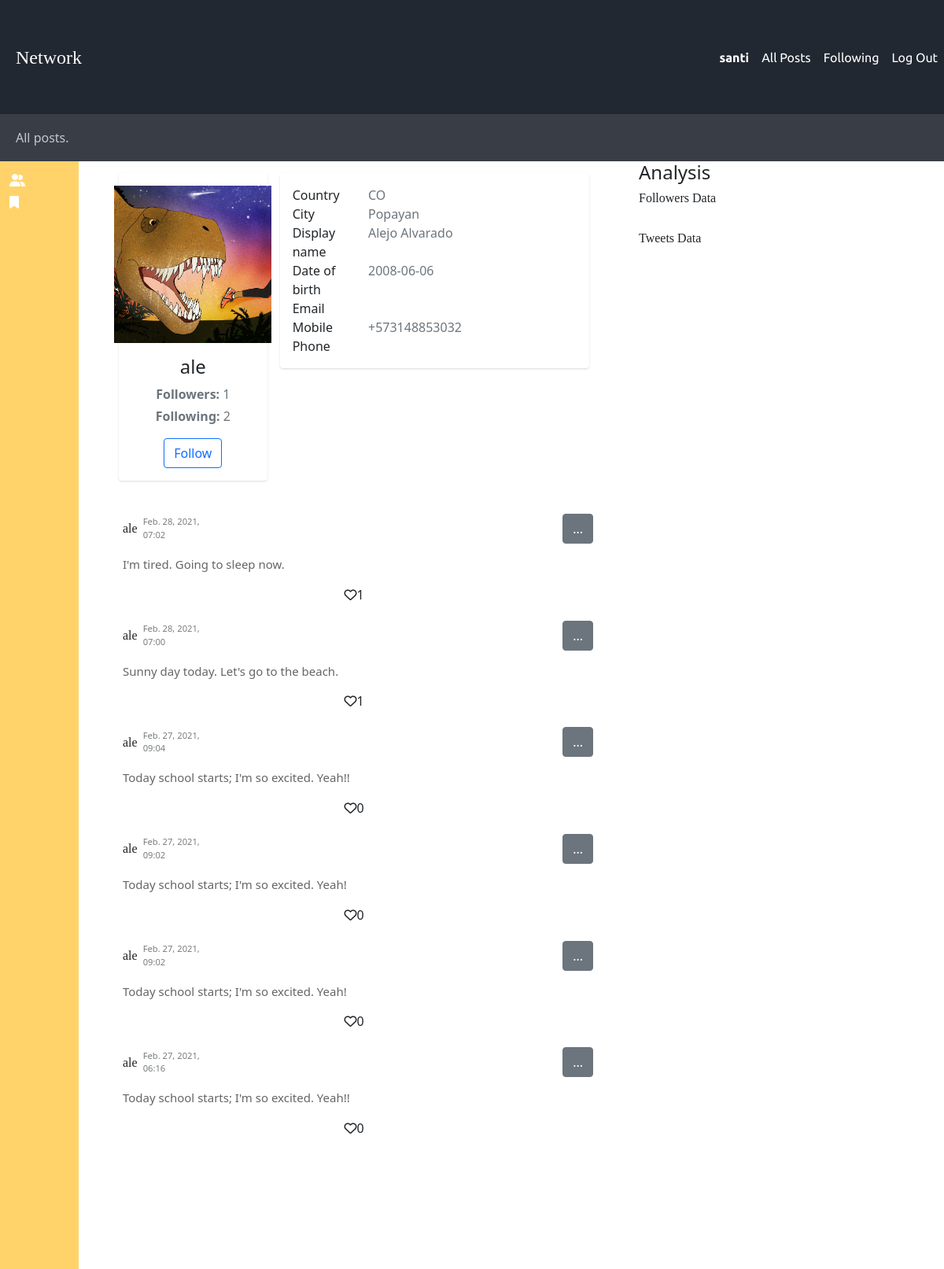
Screenshot of /profile_page/ale/ (signed in) with the database file from the repository.
### network/models.py (models this page shows, shortened)
class User(AbstractUser):
    username = models.CharField(max_length=24, unique=True)
    display_name = models.CharField(max_length=30, verbose_name=_("Display name"), help_text=_("Will be shown .."), blank=True, null=True)
    date_of_birth = models.DateField(verbose_name=_("Date of birth"), blank=True, null=True)
    address1 = models.CharField(verbose_name=_("Address 1"), max_length=1024, blank=True, null=True)
    city = models.CharField(verbose_name=_("City"), max_length=1023, blank=True, null=True)
    country = CountryField(blank=True, null=True)
    email = models.EmailField(unique=True)
    phone_regex = RegexValidator(regex=r"^\+(?:[0-9]●?){6,14}[0-9]$", message=_("Enter a valid international mobile phone number starting with +(country code)"))
    mobile_phone = models.CharField(validators=[phone_regex], verbose_name=_("Mobile phone"), max_length=17, blank=True, null=True)
    photo = models.ImageField(verbose_name=_("Photo"), upload_to="images", default=os.path.join(settings.MEDIA_ROOT, "images","profile_default_image.png"))
    class Meta:
        ordering = ['last_name']
    def __str__ (self):
        return f"{self.username}"

class Tweet(models.Model):
    user = models.ForeignKey(User, on_delete=models.CASCADE, related_name="tweets", blank=False)
    username = models.CharField(max_length=24, blank=True, null=True )
    content = models.CharField(max_length=250, blank=True)
    updated = models.DateTimeField(auto_now=True)
    datetime = models.DateTimeField(default=datetime.now, blank=True)  #By passing in the function without parenthesis we telling the model to run this every time a new model is created
    likes = models.IntegerField(default=0)
    class Meta:
        ordering = ["-datetime"]

### network/views.py (the view)
# urls.py: path('profile_page/<str:username>/', views.profile_view, name="profile_page"),
def profile_view(request, username):
    print(username)
    user = User.objects.get(username=username)
    tweets = user.tweets.all()
    tweet_serializer = TweetSerializer(tweets, many=True)
    user_serializer = UserSerializer(user)
    print(request.user.is_authenticated)
    check = any(item in User.objects.get(username=request.user).following.all() for item in user.follower.all())
    if (check is True):
        follow_status = True
    else:
        follow_status = False
    return render(request, "network/user_profile.html", {
        "my_user":user_serializer.data,
        "tweets": tweet_serializer.data,
        "my_user_str": str(request.user),
        "follow": follow_status
    })

### network/models.py (called while the page is built)
    def __str__(self):
        return f"Following: {self.following.username}, Follower: {self.follower.username}"

### network/templates/network/user_profile.html (shortened to what this page needs)
{% extends "network/layout.html" %}
{% load static %}
{% block profile %}
<div class="container-fluid">
    <div class="main-body">
        <div class="row gutters-sm">
            <div class="col-md-4 mb-3">
                <div class="card">
                    <div class="card-body">
                        <div class="d-flex flex-column align-items-center text-center">
                            <img width="200px" src="{{my_user.photo}}" alt="">
                            <div class="mt-3">
                                <h4 id="profile_username">{{my_user.username}}</h4>
                                <p class="text-secondary mb-1"><b>Followers: </b>{{my_user.follower|length}}</p>
                                <p class="text-muted font-size-sm"><b>Following: </b>{{my_user.following|length}}</p>
                                {% if my_user_str != my_user.username %}
                                    {% if follow %}
                                        <button id="btn-follow" class="btn btn-primary">Unfollow</button>
                                    {% else %}
                                        <button id="btn-follow" class="btn btn-outline-primary">Follow</button>
                                    {% endif %}
                                {% endif %}
                            </div>
                        </div>
                    </div>
                </div>
            </div>
            <div class="col-md-8 details">
                <div class="card mb-3">
                    <div class="card-body">
                        <div class="row">
                            <div class="col-sm-3">
                                <div class="mb-0">Country</div>
                            </div>
                            <div class="col-sm-9 text-secondary">{{my_user.country}}</div>
                        </div>
                        <div class="row">
                            <div class="col-sm-3">
                                <div class="mb-0">City</div>
                            </div>
                            <div class="col-sm-9 text-secondary">{{my_user.city}}</div>
                        </div>
                        <div class="row">
                            <div class="col-sm-3">
                                <div class="mb-0">Display name</div>
                            </div>
                            <div class="col-sm-9 text-secondary">{{my_user.display_name}}</div>
                        </div>
                        <div class="row">
                            <div class="col-sm-3">
                                <div class="mb-0">Date of birth</div>
                            </div>
                            <div class="col-sm-9 text-secondary">{{my_user.date_of_birth}}</div>
                        </div>
                        <div class="row">
                            <div class="col-sm-3">
                                <div class="mb-0">Email</div>
                            </div>
                            <div class="col-sm-9 text-secondary">{{my_user.email}}</div>
                        </div>
                        <div class="row">
                            <div class="col-sm-3">
                                <div class="mb-0">Mobile Phone</div>
                            </div>
                            <div class="col-sm-9 text-secondary">{{my_user.mobile_phone}}</div>
                        </div>
                    </div>
                </div>
            </div>
        </div>
    </div>
</div>
<div class="container-fluid">
    {% for tweet in tweets %}
        <div class="display-tweet">
            <span class="far fa-my_user fa-2x tweet-icon"></span>
            <div class="tweet-content">
                <div class="d-flex align-items-center bd-highlight mb-3 subheader-flex" >
                    <h6 style="margin: 0px; padding:0px" >{{tweet.username}}</h6>
                    <p  style="margin: 0px; padding:0px 7px; font-size:0.7rem; opacity:0.6;">{{tweet.datetime}}</p>
                    <button  class="btn btn-secondary btn-edit" type="button">...</button>
                </div>
                <p>{{tweet.content}}</p>
            </div>
            <div class="d-flex icons-section">
                <i class="far fa-heart"></i>
                <div>{{tweet.likes}}</div>
            </div>
        </div>
      {% endfor %}
    </div>
<link rel="stylesheet" href="{% static 'network/profile_style.css' %}">
{% endblock %}

### network/templates/network/layout.html (shortened to what this page needs)
{% load static %}
<!DOCTYPE html>
<html lang="en">
    <head>
        <link href="https://cdn.jsdelivr.net/npm/bootstrap@5.0.0-beta2/dist/css/bootstrap.min.css" rel="stylesheet">
        <link href="{% static 'network/index_styles.css' %}" rel="stylesheet" type="text/css">
    </head>
    <body>
        <div class="body-container">
            <nav class="navbar navbar-expand-lg ">
                <a class="navbar-brand" href="#">Network</a>
                  <div class="collapse navbar-collapse justify-content-end" id="navbarNavDropdown">
                  <ul class="navbar-nav mr-auto">
                    {% if user.is_authenticated %}
                        <li class="nav-item">
                            <a class="nav-link" href="#" id="username"><strong>{{ user.username }}</strong></a>
                        </li>
                    {% endif %}
                    <li class="nav-item">
                      <a class="nav-link" href="{% url 'index' %}">All Posts</a>
                    </li>
                    {% if user.is_authenticated %}
                        <li class="nav-item">
                            <a id="following-btn" class="nav-link" href="{% url 'following' %}">Following</a>
                        </li>
                        <li class="nav-item">
                            <a class="nav-link" href="{% url 'logout' %}">Log Out</a>
                        </li>
                    {% endif %}
                  </ul>
                </div>
              </nav>
            <div class="content">
                <div class="container-fluid subheader-container">
                    <div class="row subheader-row">
                        <div class="col-lg-12">
                            <div class="d-flex align-items-center bd-highlight mb-3 subheader-flex">
                                <a>All posts.</a>
                            </div>
                        </div>
                    </div>
                </div>
                <div class="container-fluid index-container ">
                    <div class="row">
                        <div class="col-lg-1 left-panel">
                                  <div class="top-options-div">
                                    <i class="fas fa-user-friends"></i>
                                </div>
                                <div  class="top-options-div">
                                    <i class="fas fa-bookmark"></i>
                                </div>
                                    <div class="user-settings">
                                    </div>
                        </div>
                        <div class="col-lg-7">
                            <div class="profile-context">
                                {% block profile %}
                                {% endblock %}
                            </div>
                        </div>
                    <div class="col-lg-3">
                        <h4>Analysis</h4>
                        <div class="graphs">
                            <div class="follower-graph">
                                <h6>Followers Data</h6>
                            </div>
                            <div class="tweet-graph">
                                <h6>Tweets Data</h6>
                            </div>
                        </div>
                    </div>
                    </div>
                </div>
            </div>
        </div>
    </body>
</html>

### network/static/network/index_styles.css (style rules this page uses)
* { box-sizing: border-box !important; }
h6 { font-family: "Montserrat-Bold"; }
html, body { height: 100%; }
.subheader-container { padding-left: 20px; background-color: #393E46 ; }
.subheader-flex { height: 100%; }
.subheader-row a { opacity: 0.7; }
.subheader-row { color: #fff; padding-left: 0px; height: 60px; }
a { text-decoration: none; color: #fff; }
.body-container { display: flex; flex-direction: column; position: absolute; top: 0; left: 0; right: 0; bottom: 0; }
.content { flex-grow: 3; }
.index-container { height: 100%; }
.row { min-height: 100%; }
.navbar { background-color: #222831; padding-left: 20px; height: 9%; }
.navbar .nav-item a { font-family: "Ubuntu"; color: rgb(255, 255, 255); }
.navbar .navbar-brand { font-family: "Montserrat-Black"; font-size: 1.5rem; color: rgb(255, 255, 255); }
.left-panel { display: flex; flex-direction: column; background-color: #FFD369; color: #fff; padding: 10px 10px; }
.top-options-div { margin: 2px; }
.top-options-div > i { display:inline-block; color:#fff" }
.user-settings { display: flex; flex-grow: 2; align-items: flex-end; }
.display-tweet { margin-bottom: 10px; background-color: #fff; }
.fa-heart { cursor: pointer; }
.btn-edit { margin-left: 70%; }
.tweet-icon { float: left; padding: 5px }
.tweet-content { display: flex; flex-direction:column; justify-content:flex-start; padding-left: 10px; padding-right: 10px; padding-top: 10px; }
.tweet-content > p { font-family: "Segoe UI"; color: rgb(102, 101, 101); font-size:15px; font-weight: 300; line-height: 1.3125; }
.icons-section { flex-direction: row; justify-content: center; align-items: center; }

### network/static/network/profile_style.css (style rules this page uses)
.main-body { padding: 15px; align-items: center; }
.card { box-shadow: 0 1px 3px 0 rgba(0,0,0,.1), 0 1px 2px 0 rgba(0,0,0,0.06); }
.card { position: relative; display: flex; flex-direction: column; min-width: 0; word-wrap: break-word; background-color: #fff; background-clip: border-box; border: 0 solid rgba(0,0,0,0.125); border-radius: .25rem; }
.card-body { flex: 1 1 auto; min-height: 1px; padding: 1rem; }
.gutters-sm { margin-right: -8px; margin-left: -8px; }
.gutters-sm>.col, .gutters-sm>[class*=col-] { padding-right: 8px; padding-left: 8px; }
.mb-3, .my-3 { margin-bottom: 1rem !important; }

### rows the page displays
User: username "santi"
User: username "ale", city "Popayan", display_name "Alejo Alvarado", mobile_phone "+573148853032"
Tweet: username "ale", content "I'm tired. Going to sleep now."
Tweet: username "ale", content "Sunny day today. Let's go to the beach."
Tweet: username "ale", content "Today school starts; I'm so excited. Yeah!!"
Tweet: username "ale", content "Today school starts; I'm so excited. Yeah!"
Tweet: username "ale", content "Today school starts; I'm so excited. Yeah!"
Tweet: username "ale", content "Today school starts; I'm so excited. Yeah!!"

### other values shown
{{ my_user.follower|length }} "1"
{{ my_user.following|length }} "2"
{{ my_user.country }} "CO"
{{ my_user.date_of_birth }} "2008-06-06"
{{ tweet.datetime }} "Feb. 28, 2021, 07:02" "Feb. 28, 2021, 07:00" "Feb. 27, 2021, 09:04" "Feb. 27, 2021, 09:02" "Feb. 27, 2021, 09:02" "Feb. 27, 2021, 06:16"
{{ tweet.likes }} "1" "1" "0" "0" "0" "0"
